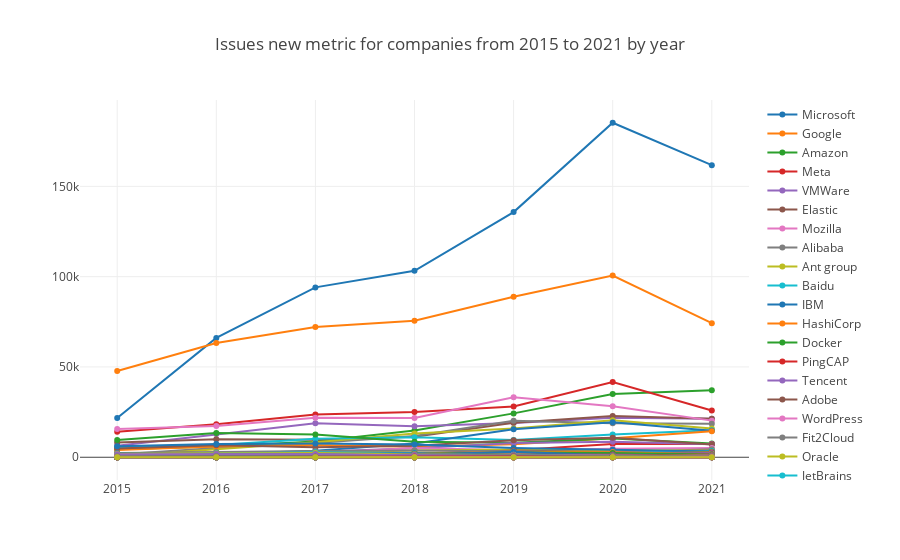

The cell this chart's notebook holds for it:
### Markdown cell above
#### Issues New

Issues new is a metric from CHAOSS, refer to https://chaoss.community/metric-issues-new/.

### Code cell
var startYear = 2015, startMonth = 1, endYear = 2021, endMonth = 12, x = [];
for (let y = startYear; y <= endYear; y++) x.push(`${y}`);
openDigger.metric.chaoss.issuesNew({ labelIntersect: ['Company'], startYear, startMonth, endYear, endMonth, groupBy: 'Company', groupTimeRange: 'year', limit: -1, order: 'DESC' }).then(data => {
    console.log(`Issues New metric ratio value for ${data[0].name} is ${JSON.stringify(data[0].ratio)}`);
    openDigger.render.plotly(data.filter(row => row.name != 'Others').map(row => {
        return {
            x,
            y: row.count,
            mode: 'scatter',
            name: row.name
        };
    }), {title: `Issues new metric for companies from ${startYear} to ${endYear} by year`, xaxis: {type: 'category'}});
});

### Figure 1 — Plotly figure (JSON) as saved in the notebook; plotly's stock layout.template omitted (floating-point values rounded to 4 significant figures)
{"data": [{"mode": "scatter", "name": "Microsoft", "x": ["2015", "2016", "2017", "2018", "2019", "2020", "2021"], "y": ["21689", "66085", "94056", "103244", "135739", "185216", "161741"]}, {"mode": "scatter", "name": "Google", "x": ["2015", "2016", "2017", "2018", "2019", "2020", "2021"], "y": ["47761", "63235", "72145", "75606", "88910", "100646", "74262"]}, {"mode": "scatter", "name": "Amazon", "x": ["2015", "2016", "2017", "2018", "2019", "2020", "2021"], "y": ["4400", "5971", "8670", "14785", "24284", "35067", "37047"]}, {"mode": "scatter", "name": "Meta", "x": ["2015", "2016", "2017", "2018", "2019", "2020", "2021"], "y": ["14152", "18226", "23732", "25058", "28067", "41604", "25865"]}, {"mode": "scatter", "name": "VMWare", "x": ["2015", "2016", "2017", "2018", "2019", "2020", "2021"], "y": ["6425", "12825", "18867", "17149", "18916", "21866", "21336"]}, {"mode": "scatter", "name": "Elastic", "x": ["2015", "2016", "2017", "2018", "2019", "2020", "2021"], "y": ["8204", "9974", "9733", "11342", "19149", "22847", "21335"]}, {"mode": "scatter", "name": "Mozilla", "x": ["2015", "2016", "2017", "2018", "2019", "2020", "2021"], "y": ["15665", "17336", "21878", "21763", "33158", "28187", "20275"]}, {"mode": "scatter", "name": "Alibaba", "x": ["2015", "2016", "2017", "2018", "2019", "2020", "2021"], "y": ["1504", "5071", "7838", "11720", "20229", "18810", "18486"]}, {"mode": "scatter", "name": "Ant group", "x": ["2015", "2016", "2017", "2018", "2019", "2020", "2021"], "y": ["576", "4529", "8312", "13157", "15916", "20458", "15948"]}, {"mode": "scatter", "name": "Baidu", "x": ["2015", "2016", "2017", "2018", "2019", "2020", "2021"], "y": ["5560", "6821", "10222", "11136", "9595", "12571", "14901"]}, {"mode": "scatter", "name": "IBM", "x": ["2015", "2016", "2017", "2018", "2019", "2020", "2021"], "y": ["295", "1632", "3656", "7626", "15546", "19380", "14648"]}, {"mode": "scatter", "name": "HashiCorp", "x": ["2015", "2016", "2017", "2018", "2019", "2020", "2021"], "y": ["4017", "5991", "6714", "5772", "7170", "10494", "14418"]}, {"mode": "scatter", "name": "Docker", "x": ["2015", "2016", "2017", "2018", "2019", "2020", "2021"], "y": ["9500", "13364", "12656", "8528", "8024", "10357", "7647"]}, {"mode": "scatter", "name": "PingCAP", "x": ["2015", "2016", "2017", "2018", "2019", "2020", "2021"], "y": ["220", "838", "1504", "1918", "3818", "7316", "7315"]}, {"mode": "scatter", "name": "Tencent", "x": ["2015", "2016", "2017", "2018", "2019", "2020", "2021"], "y": ["75", "699", "3008", "4939", "7850", "8534", "7173"]}, {"mode": "scatter", "name": "Adobe", "x": ["2015", "2016", "2017", "2018", "2019", "2020", "2021"], "y": ["4873", "6641", "5574", "6355", "9452", "10798", "7021"]}, {"mode": "scatter", "name": "WordPress", "x": ["2015", "2016", "2017", "2018", "2019", "2020", "2021"], "y": ["190", "389", "2251", "5116", "3885", "4737", "5160"]}, {"mode": "scatter", "name": "Fit2Cloud", "x": ["2015", "2016", "2017", "2018", "2019", "2020", "2021"], "y": ["0", "149", "507", "835", "1128", "2739", "4394"]}, {"mode": "scatter", "name": "Oracle", "x": ["2015", "2016", "2017", "2018", "2019", "2020", "2021"], "y": ["917", "1215", "2436", "3735", "4223", "4012", "3605"]}, {"mode": "scatter", "name": "JetBrains", "x": ["2015", "2016", "2017", "2018", "2019", "2020", "2021"], "y": ["486", "725", "1220", "1782", "1743", "2826", "3507"]}, {"mode": "scatter", "name": "Mapbox", "x": ["2015", "2016", "2017", "2018", "2019", "2020", "2021"], "y": ["6031", "7339", "7643", "7100", "5187", "4121", "3179"]}, {"mode": "scatter", "name": "Zilliz", "x": ["2015", "2016", "2017", "2018", "2019", "2020", "2021"], "y": ["0", "0", "0", "0", "683", "1921", "2766"]}, {"mode": "scatter", "name": "QingCloud", "x": ["2015", "2016", "2017", "2018", "2019", "2020", "2021"], "y": ["1", "20", "172", "231", "1729", "2240", "2530"]}, {"mode": "scatter", "name": "Huawei", "x": ["2015", "2016", "2017", "2018", "2019", "2020", "2021"], "y": ["13", "40", "439", "332", "1294", "1693", "2318"]}, {"mode": "scatter", "name": "Cloudbees", "x": ["2015", "2016", "2017", "2018", "2019", "2020", "2021"], "y": ["842", "1589", "1601", "1792", "2131", "2631", "2147"]}, {"mode": "scatter", "name": "JD", "x": ["2015", "2016", "2017", "2018", "2019", "2020", "2021"], "y": ["0", "0", "9", "1712", "3709", "2750", "1850"]}, {"mode": "scatter", "name": "SphereEx", "x": ["2015", "2016", "2017", "2018", "2019", "2020", "2021"], "y": ["0", "177", "269", "580", "1236", "1714", "1794"]}, {"mode": "scatter", "name": "Netflix", "x": ["2015", "2016", "2017", "2018", "2019", "2020", "2021"], "y": ["2298", "2952", "3483", "3719", "3241", "2887", "1679"]}, {"mode": "scatter", "name": "ByteDance", "x": ["2015", "2016", "2017", "2018", "2019", "2020", "2021"], "y": ["0", "15", "0", "43", "305", "645", "1573"]}, {"mode": "scatter", "name": "Pivotal", "x": ["2015", "2016", "2017", "2018", "2019", "2020", "2021"], "y": ["1425", "2175", "2808", "2167", "1502", "1597", "1565"]}, {"mode": "scatter", "name": "Odoo", "x": ["2015", "2016", "2017", "2018", "2019", "2020", "2021"], "y": ["2194", "1575", "1757", "2239", "2063", "1957", "1541"]}, {"mode": "scatter", "name": "Youzan", "x": ["2015", "2016", "2017", "2018", "2019", "2020", "2021"], "y": ["0", "28", "504", "1809", "3015", "2760", "1533"]}, {"mode": "scatter", "name": "Postman", "x": ["2015", "2016", "2017", "2018", "2019", "2020", "2021"], "y": ["581", "1301", "1648", "1858", "2598", "2323", "1511"]}, {"mode": "scatter", "name": "Jina AI", "x": ["2015", "2016", "2017", "2018", "2019", "2020", "2021"], "y": ["0", "0", "0", "0", "0", "646", "1422"]}, {"mode": "scatter", "name": "Vesoft", "x": ["2015", "2016", "2017", "2018", "2019", "2020", "2021"], "y": ["0", "0", "0", "0", "448", "541", "1377"]}, {"mode": "scatter", "name": "StreamNative", "x": ["2015", "2016", "2017", "2018", "2019", "2020", "2021"], "y": ["0", "40", "208", "366", "941", "1208", "1361"]}, {"mode": "scatter", "name": "Treasure Data", "x": ["2015", "2016", "2017", "2018", "2019", "2020", "2021"], "y": ["252", "466", "665", "910", "1124", "1321", "1307"]}, {"mode": "scatter", "name": "Datafuse Labs", "x": ["2015", "2016", "2017", "2018", "2019", "2020", "2021"], "y": ["0", "0", "0", "0", "0", "0", "1280"]}, {"mode": "scatter", "name": "API7", "x": ["2015", "2016", "2017", "2018", "2019", "2020", "2021"], "y": ["0", "0", "0", "0", "350", "1110", "1177"]}, {"mode": "scatter", "name": "Neo4j", "x": ["2015", "2016", "2017", "2018", "2019", "2020", "2021"], "y": ["816", "1227", "1387", "1134", "1057", "1436", "1132"]}, {"mode": "scatter", "name": "Didi", "x": ["2015", "2016", "2017", "2018", "2019", "2020", "2021"], "y": ["0", "0", "195", "512", "1525", "1290", "1108"]}, {"mode": "scatter", "name": "Salesforce", "x": ["2015", "2016", "2017", "2018", "2019", "2020", "2021"], "y": ["218", "967", "645", "1129", "1550", "1201", "1058"]}, {"mode": "scatter", "name": "EMQ", "x": ["2015", "2016", "2017", "2018", "2019", "2020", "2021"], "y": ["0", "0", "1", "226", "827", "1483", "1040"]}, {"mode": "scatter", "name": "Puppet Labs", "x": ["2015", "2016", "2017", "2018", "2019", "2020", "2021"], "y": ["406", "381", "455", "455", "870", "1120", "1008"]}, {"mode": "scatter", "name": "Redis Labs", "x": ["2015", "2016", "2017", "2018", "2019", "2020", "2021"], "y": ["145", "135", "99", "86", "115", "474", "978"]}, {"mode": "scatter", "name": "Guojusoft", "x": ["2015", "2016", "2017", "2018", "2019", "2020", "2021"], "y": ["0", "0", "0", "0", "0", "0", "936"]}, {"mode": "scatter", "name": "DCloud", "x": ["2015", "2016", "2017", "2018", "2019", "2020", "2021"], "y": ["93", "117", "113", "230", "1156", "1239", "887"]}, {"mode": "scatter", "name": "Databricks", "x": ["2015", "2016", "2017", "2018", "2019", "2020", "2021"], "y": ["426", "890", "639", "742", "1072", "852", "784"]}, {"mode": "scatter", "name": "StarRocks", "x": ["2015", "2016", "2017", "2018", "2019", "2020", "2021"], "y": ["0", "0", "0", "0", "0", "0", "756"]}, {"mode": "scatter", "name": "JFrog", "x": ["2015", "2016", "2017", "2018", "2019", "2020", "2021"], "y": ["70", "141", "232", "379", "550", "705", "753"]}, {"mode": "scatter", "name": "Deepin", "x": ["2015", "2016", "2017", "2018", "2019", "2020", "2021"], "y": ["37", "321", "716", "1442", "3001", "931", "741"]}, {"mode": "scatter", "name": "Rapid7", "x": ["2015", "2016", "2017", "2018", "2019", "2020", "2021"], "y": ["768", "915", "989", "953", "916", "1098", "709"]}, {"mode": "scatter", "name": "TAOS Data", "x": ["2015", "2016", "2017", "2018", "2019", "2020", "2021"], "y": ["0", "0", "0", "0", "699", "1080", "697"]}, {"mode": "scatter", "name": "Juejin", "x": ["2015", "2016", "2017", "2018", "2019", "2020", "2021"], "y": ["70", "598", "1578", "1348", "882", "578", "667"]}, {"mode": "scatter", "name": "Segment", "x": ["2015", "2016", "2017", "2018", "2019", "2020", "2021"], "y": ["849", "769", "775", "746", "767", "700", "642"]}, {"mode": "scatter", "name": "Xiaomi", "x": ["2015", "2016", "2017", "2018", "2019", "2020", "2021"], "y": ["106", "111", "711", "703", "1233", "1589", "607"]}, {"mode": "scatter", "name": "Netease", "x": ["2015", "2016", "2017", "2018", "2019", "2020", "2021"], "y": ["195", "191", "262", "936", "1430", "777", "589"]}, {"mode": "scatter", "name": "WeBank", "x": ["2015", "2016", "2017", "2018", "2019", "2020", "2021"], "y": ["0", "0", "0", "6", "697", "710", "580"]}, {"mode": "scatter", "name": "PayPal", "x": ["2015", "2016", "2017", "2018", "2019", "2020", "2021"], "y": ["1972", "2014", "2324", "1662", "963", "564", "533"]}, {"mode": "scatter", "name": "Alluxio", "x": ["2015", "2016", "2017", "2018", "2019", "2020", "2021"], "y": ["0", "15", "165", "235", "642", "370", "513"]}, {"mode": "scatter", "name": "Merico", "x": ["2015", "2016", "2017", "2018", "2019", "2020", "2021"], "y": ["0", "0", "0", "0", "0", "0", "494"]}, {"mode": "scatter", "name": "Matrix Origin", "x": ["2015", "2016", "2017", "2018", "2019", "2020", "2021"], "y": ["0", "0", "0", "0", "0", "0", "480"]}, {"mode": "scatter", "name": "MongoDB", "x": ["2015", "2016", "2017", "2018", "2019", "2020", "2021"], "y": ["267", "525", "274", "227", "330", "476", "478"]}, {"mode": "scatter", "name": "Taichi", "x": ["2015", "2016", "2017", "2018", "2019", "2020", "2021"], "y": ["0", "0", "0", "0", "0", "662", "460"]}, {"mode": "scatter", "name": "Liferay", "x": ["2015", "2016", "2017", "2018", "2019", "2020", "2021"], "y": ["353", "314", "334", "731", "1221", "1029", "427"]}, {"mode": "scatter", "name": "ThinkPHP", "x": ["2015", "2016", "2017", "2018", "2019", "2020", "2021"], "y": ["41", "600", "417", "514", "599", "463", "357"]}, {"mode": "scatter", "name": "JuiceData", "x": ["2015", "2016", "2017", "2018", "2019", "2020", "2021"], "y": ["0", "0", "0", "6", "24", "25", "350"]}, {"mode": "scatter", "name": "Bilibili", "x": ["2015", "2016", "2017", "2018", "2019", "2020", "2021"], "y": ["614", "1845", "1701", "903", "789", "426", "324"]}, {"mode": "scatter", "name": "Yunion", "x": ["2015", "2016", "2017", "2018", "2019", "2020", "2021"], "y": ["0", "0", "0", "0", "16", "62", "289"]}, {"mode": "scatter", "name": "CTrip", "x": ["2015", "2016", "2017", "2018", "2019", "2020", "2021"], "y": ["3", "52", "255", "723", "982", "537", "273"]}, {"mode": "scatter", "name": "360", "x": ["2015", "2016", "2017", "2018", "2019", "2020", "2021"], "y": ["298", "637", "1451", "1111", "1066", "809", "266"]}, {"mode": "scatter", "name": "OpenResty", "x": ["2015", "2016", "2017", "2018", "2019", "2020", "2021"], "y": ["286", "638", "525", "392", "451", "403", "261"]}, {"mode": "scatter", "name": "Oneflow", "x": ["2015", "2016", "2017", "2018", "2019", "2020", "2021"], "y": ["0", "0", "0", "0", "0", "193", "257"]}, {"mode": "scatter", "name": "Timecho", "x": ["2015", "2016", "2017", "2018", "2019", "2020", "2021"], "y": ["0", "0", "0", "0", "0", "145", "254"]}, {"mode": "scatter", "name": "Cloudera", "x": ["2015", "2016", "2017", "2018", "2019", "2020", "2021"], "y": ["551", "375", "304", "193", "267", "229", "235"]}, {"mode": "scatter", "name": "Chatopera", "x": ["2015", "2016", "2017", "2018", "2019", "2020", "2021"], "y": ["0", "0", "0", "155", "116", "176", "234"]}, {"mode": "scatter", "name": "Fastly", "x": ["2015", "2016", "2017", "2018", "2019", "2020", "2021"], "y": ["49", "70", "32", "48", "154", "110", "233"]}, {"mode": "scatter", "name": "Meituan", "x": ["2015", "2016", "2017", "2018", "2019", "2020", "2021"], "y": ["175", "151", "523", "1643", "1220", "564", "213"]}, {"mode": "scatter", "name": "Instructure", "x": ["2015", "2016", "2017", "2018", "2019", "2020", "2021"], "y": ["182", "273", "250", "302", "164", "362", "201"]}, {"mode": "scatter", "name": "Megvii", "x": ["2015", "2016", "2017", "2018", "2019", "2020", "2021"], "y": ["0", "0", "0", "0", "0", "108", "183"]}, {"mode": "scatter", "name": "Alfresco", "x": ["2015", "2016", "2017", "2018", "2019", "2020", "2021"], "y": ["172", "1049", "603", "220", "401", "212", "178"]}, {"mode": "scatter", "name": "Kaltura", "x": ["2015", "2016", "2017", "2018", "2019", "2020", "2021"], "y": ["306", "387", "268", "247", "207", "246", "162"]}, {"mode": "scatter", "name": "RT-Thread", "x": ["2015", "2016", "2017", "2018", "2019", "2020", "2021"], "y": ["40", "25", "48", "149", "186", "191", "148"]}, {"mode": "scatter", "name": "KodeRover", "x": ["2015", "2016", "2017", "2018", "2019", "2020", "2021"], "y": ["0", "0", "0", "0", "0", "0", "125"]}, {"mode": "scatter", "name": "Couchbase", "x": ["2015", "2016", "2017", "2018", "2019", "2020", "2021"], "y": ["1662", "1857", "1725", "1156", "386", "137", "119"]}, {"mode": "scatter", "name": "Varnish", "x": ["2015", "2016", "2017", "2018", "2019", "2020", "2021"], "y": ["115", "457", "252", "224", "140", "138", "103"]}, {"mode": "scatter", "name": "Goodrain", "x": ["2015", "2016", "2017", "2018", "2019", "2020", "2021"], "y": ["0", "0", "23", "226", "315", "116", "95"]}, {"mode": "scatter", "name": "Mulesoft", "x": ["2015", "2016", "2017", "2018", "2019", "2020", "2021"], "y": ["590", "667", "372", "174", "131", "109", "76"]}, {"mode": "scatter", "name": "Sourcefire", "x": ["2015", "2016", "2017", "2018", "2019", "2020", "2021"], "y": ["0", "0", "0", "12", "38", "36", "74"]}, {"mode": "scatter", "name": "RedHat", "x": ["2015", "2016", "2017", "2018", "2019", "2020", "2021"], "y": ["0", "0", "0", "90", "74", "164", "72"]}, {"mode": "scatter", "name": "Terminus", "x": ["2015", "2016", "2017", "2018", "2019", "2020", "2021"], "y": ["0", "0", "0", "0", "0", "0", "60"]}, {"mode": "scatter", "name": "Talend", "x": ["2015", "2016", "2017", "2018", "2019", "2020", "2021"], "y": ["0", "85", "109", "22", "9", "29", "56"]}, {"mode": "scatter", "name": "Qunar", "x": ["2015", "2016", "2017", "2018", "2019", "2020", "2021"], "y": ["0", "0", "0", "13", "202", "54", "47"]}, {"mode": "scatter", "name": "Vipshop", "x": ["2015", "2016", "2017", "2018", "2019", "2020", "2021"], "y": ["4", "91", "316", "401", "350", "127", "46"]}, {"mode": "scatter", "name": "Nicira", "x": ["2015", "2016", "2017", "2018", "2019", "2020", "2021"], "y": ["62", "57", "57", "94", "62", "20", "36"]}, {"mode": "scatter", "name": "Bytebase", "x": ["2015", "2016", "2017", "2018", "2019", "2020", "2021"], "y": ["0", "0", "0", "0", "0", "0", "34"]}, {"mode": "scatter", "name": "Acquia", "x": ["2015", "2016", "2017", "2018", "2019", "2020", "2021"], "y": ["101", "123", "77", "83", "80", "52", "19"]}, {"mode": "scatter", "name": "Cloud Wise", "x": ["2015", "2016", "2017", "2018", "2019", "2020", "2021"], "y": ["0", "0", "10", "1", "0", "0", "18"]}, {"mode": "scatter", "name": "Douban", "x": ["2015", "2016", "2017", "2018", "2019", "2020", "2021"], "y": ["87", "153", "104", "42", "23", "43", "17"]}, {"mode": "scatter", "name": "Pentaho", "x": ["2015", "2016", "2017", "2018", "2019", "2020", "2021"], "y": ["33", "39", "48", "37", "27", "38", "14"]}, {"mode": "scatter", "name": "GAAS", "x": ["2015", "2016", "2017", "2018", "2019", "2020", "2021"], "y": ["0", "0", "0", "0", "130", "65", "9"]}, {"mode": "scatter", "name": "ZStack", "x": ["2015", "2016", "2017", "2018", "2019", "2020", "2021"], "y": ["0", "0", "43", "17", "16", "16", "9"]}, {"mode": "scatter", "name": "DataCanvas", "x": ["2015", "2016", "2017", "2018", "2019", "2020", "2021"], "y": ["0", "0", "0", "0", "0", "0", "7"]}, {"mode": "scatter", "name": "Galaxy Future", "x": ["2015", "2016", "2017", "2018", "2019", "2020", "2021"], "y": ["0", "0", "0", "0", "0", "0", "7"]}, {"mode": "scatter", "name": "Linux China", "x": ["2015", "2016", "2017", "2018", "2019", "2020", "2021"], "y": ["23", "21", "192", "101", "24", "10", "7"]}, {"mode": "scatter", "name": "SequoiaDB", "x": ["2015", "2016", "2017", "2018", "2019", "2020", "2021"], "y": ["1", "4", "0", "47", "77", "8", "6"]}, {"mode": "scatter", "name": "EasyCorp", "x": ["2015", "2016", "2017", "2018", "2019", "2020", "2021"], "y": ["0", "0", "0", "0", "0", "0", "2"]}, {"mode": "scatter", "name": "ForgeRock", "x": ["2015", "2016", "2017", "2018", "2019", "2020", "2021"], "y": ["1", "0", "1"]}, {"mode": "scatter", "name": "EnterpriseDB", "x": ["2015", "2016", "2017", "2018", "2019", "2020", "2021"], "y": ["5", "0", "5", "4", "2", "1", "1"]}], "layout": {"autosize": true, "title": {"text": "Issues new metric for companies from 2015 to 2021 by year"}, "xaxis": {"autorange": true, "range": [-0.3541, 6.354], "type": "category"}, "yaxis": {"autorange": true, "range": [-15280.0, 200500.0], "type": "linear"}}}
